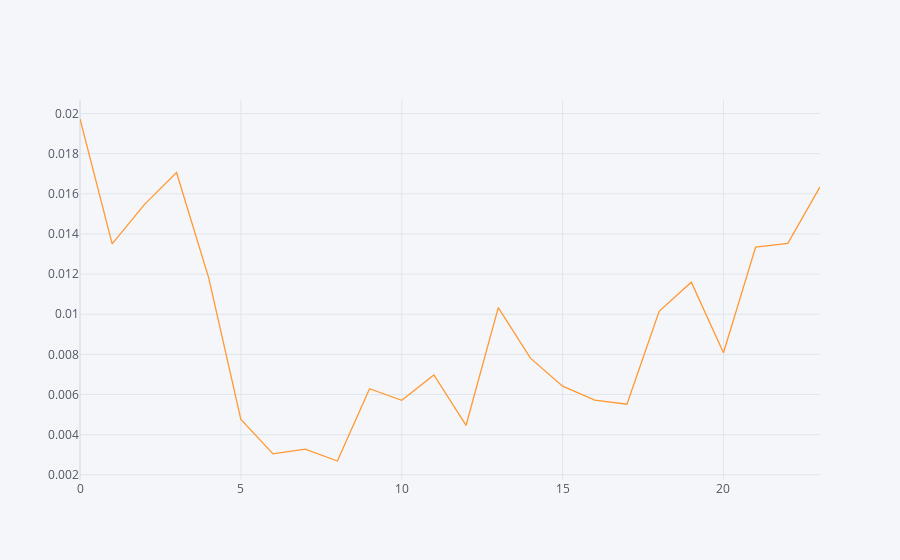

Notebook code cell kept with this figure:
### Code cell
import cufflinks as cf
cf.go_offline(connected=True)

ri.groupby(ri.stop_datetime.dt.hour).drugs_related_stop.mean().iplot()

### Figure 1 — Plotly figure (JSON) as saved in the notebook; plotly's stock layout.template omitted (floating-point values rounded to 4 significant figures)
{"data": [{"line": {"color": "rgba(255, 153, 51, 1.0)", "dash": "solid", "shape": "linear", "width": 1.3}, "mode": "lines", "name": "drugs_related_stop", "text": "", "type": "scatter", "x": [0, 1, 2, 3, 4, 5, 6, 7, 8, 9, 10, 11, 12, 13, 14, 15, 16, 17, 18, 19, 20, 21, 22, 23], "y": [0.01973, 0.01351, 0.01546, 0.01706, 0.01181, 0.004762, 0.00304, 0.003281, 0.002687, 0.006288, 0.005714, 0.006976, 0.004467, 0.01033, 0.00781, 0.006416, 0.005723, 0.005517, 0.01015, 0.0116, 0.008084, 0.01334, 0.01353, 0.01634]}], "layout": {"legend": {"bgcolor": "#F5F6F9", "font": {"color": "#4D5663"}}, "paper_bgcolor": "#F5F6F9", "plot_bgcolor": "#F5F6F9", "title": {"font": {"color": "#4D5663"}}, "xaxis": {"gridcolor": "#E1E5ED", "showgrid": true, "tickfont": {"color": "#4D5663"}, "title": {"font": {"color": "#4D5663"}, "text": ""}, "zerolinecolor": "#E1E5ED"}, "yaxis": {"gridcolor": "#E1E5ED", "showgrid": true, "tickfont": {"color": "#4D5663"}, "title": {"font": {"color": "#4D5663"}, "text": ""}, "zerolinecolor": "#E1E5ED"}}}
